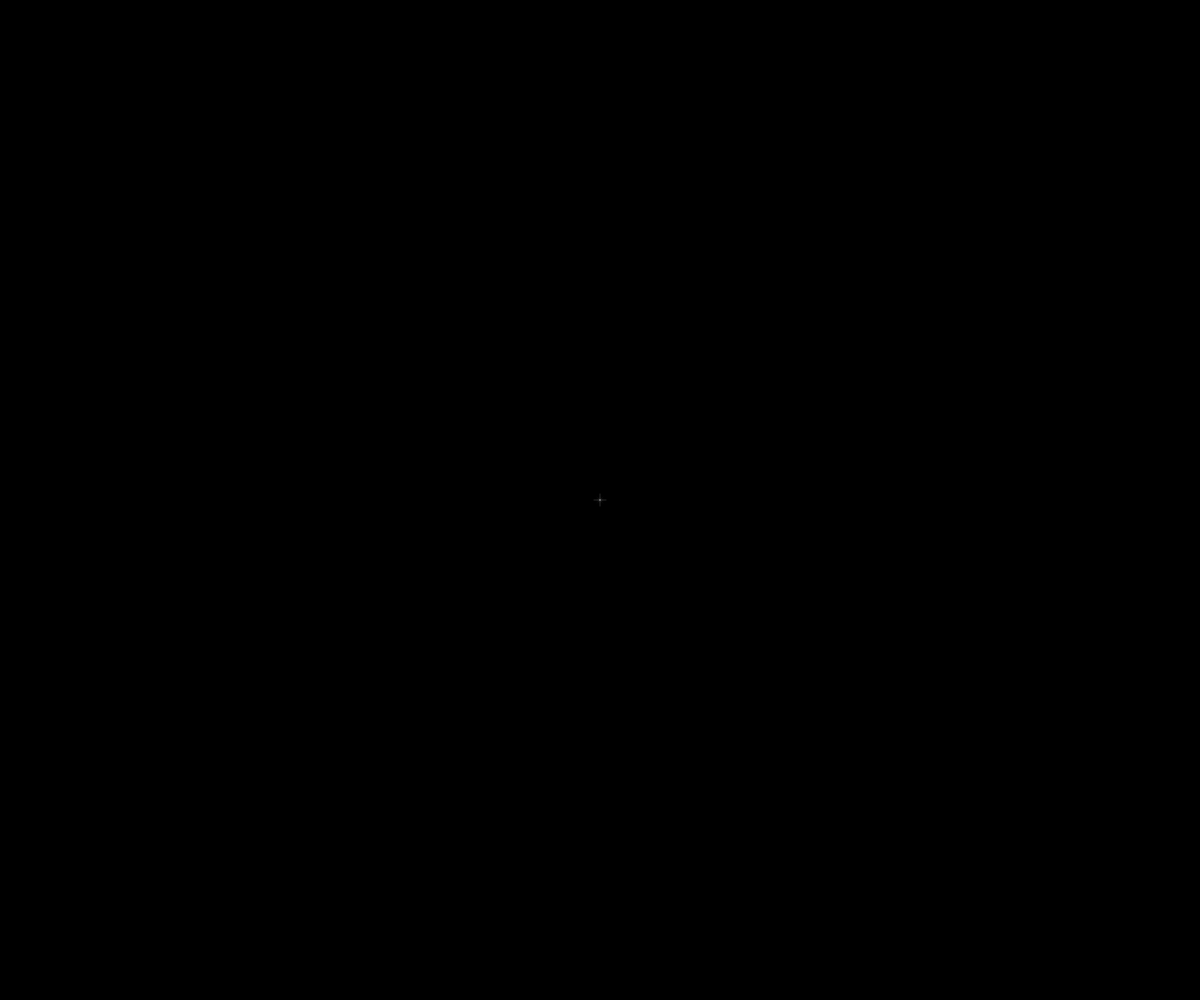
Frame 1 (no input)
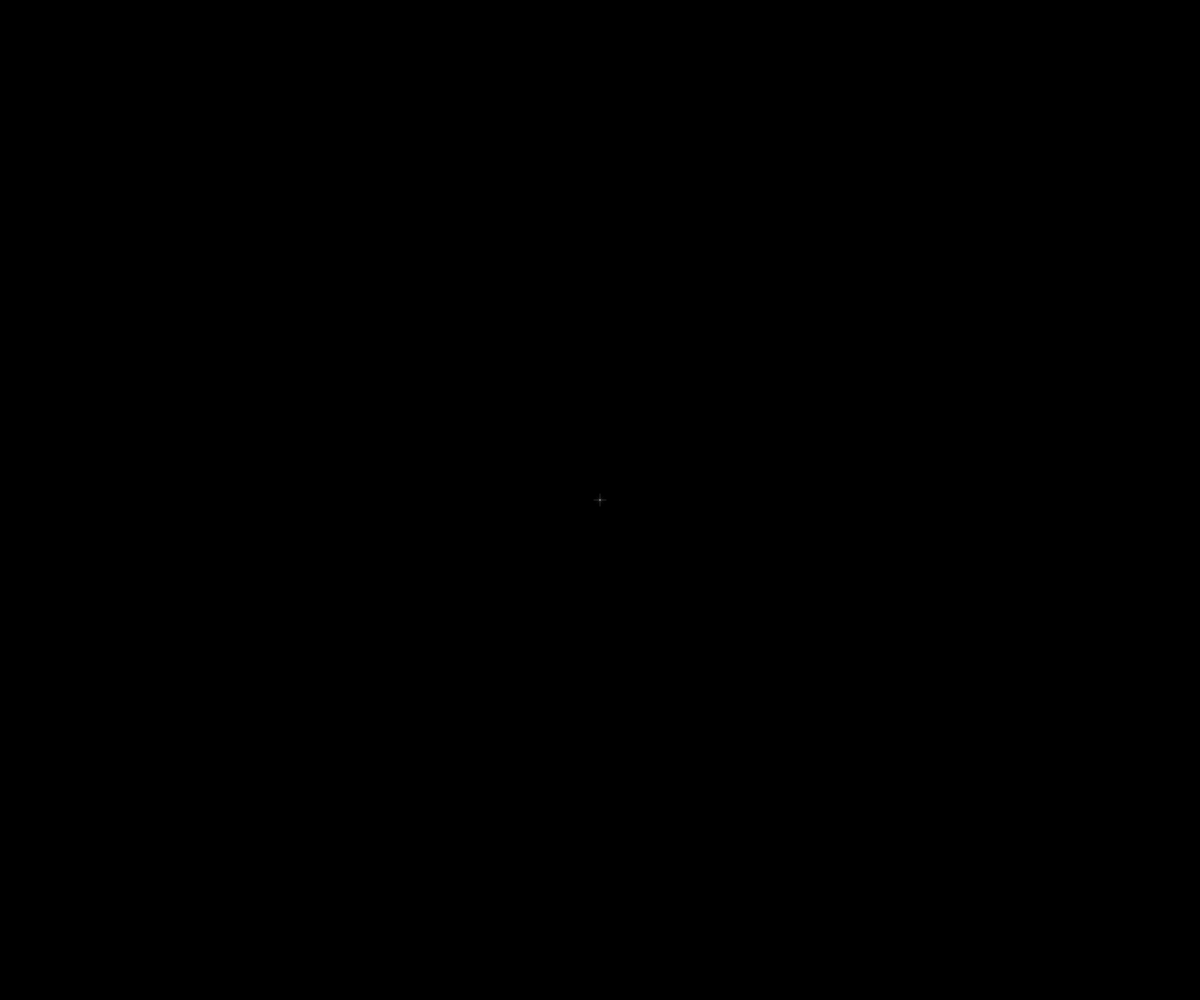
Frame 60 (no input)
Frame 120 (the mouse pressed at the canvas centre since frame 60): identical to frame 60, image omitted

The p5.js sketch that drew these frames (run headless with seeded random() and noise() and a simulated clock; from frame 60 on, the mouse is pressed at the canvas centre):

// p5.js sketch
// ── sketch.js
let cycleDuration = 104.0;

function setup() {
  createCanvas(windowWidth, windowHeight);
  angleMode(RADIANS);
  noFill();
  strokeCap(ROUND);
  strokeJoin(ROUND);
}

function draw() {
  background(0);

  const cx = width / 2;
  const cy = height / 2;
  const t = (millis() / 1000.0) % cycleDuration;

  const phase1End = 26.0;
  const phase2End = 46.0;
  const phase3End = 74.0;
  const phase4End = 90.0;
  const phase5End = 104.0;

  let pulseOnly = 0;
  let geometryAppear = 0;
  let rotationStrength = 0;
  let geometryFade = 0;

  if (t < phase1End) {
    pulseOnly = easeInOutSine(t / phase1End);
    geometryAppear = 0;
    rotationStrength = 0;
    geometryFade = 0;
  } else if (t < phase2End) {
    pulseOnly = 1;
    geometryAppear = easeInOutSine((t - phase1End) / (phase2End - phase1End));
    rotationStrength = 0.05 * geometryAppear;
    geometryFade = 0;
  } else if (t < phase3End) {
    pulseOnly = 1;
    geometryAppear = 1;
    rotationStrength = 1.0;
    geometryFade = 0;
  } else if (t < phase4End) {
    const p = easeInOutSine((t - phase3End) / (phase4End - phase3End));
    pulseOnly = 1;
    geometryAppear = 1;
    rotationStrength = 1.0 - p;
    geometryFade = 0.25 * p;
  } else {
    const p = easeInOutSine((t - phase4End) / (phase5End - phase4End));
    pulseOnly = 1.0 - 0.2 * p;
    geometryAppear = 1.0 - p;
    rotationStrength = 0;
    geometryFade = p;
  }

  drawDeepSpacePresence(cx, cy);

  if (geometryAppear > 0.001) {
    push();
    translate(cx, cy);

    const maxRotSpeed = 0.00105;
    const rot = millis() * maxRotSpeed * rotationStrength;
    rotate(rot);

    drawMandala(geometryAppear, geometryFade, t);

    pop();
  }

  drawCenterStar(cx, cy, t, pulseOnly);
}

// =====================================
// 中心の星
// =====================================
function drawCenterStar(cx, cy, t, intensity) {
  const pulseCycle = 24.0;
  const p = 0.5 - 0.5 * cos(TWO_PI * ((t % pulseCycle) / pulseCycle));
  const pulse = pow(p, 2.2);

  const coreSize = lerp(1.35, 2.9, pulse);
  const coreAlpha = lerp(188, 255, pulse) * lerp(0.92, 1.0, intensity);

  const halo1Size = lerp(5.5, 9.5, pulse);
  const halo1Alpha = lerp(8, 20, pulse);

  const halo2Size = lerp(10, 17, pulse);
  const halo2Alpha = lerp(1.5, 5.5, pulse);

  noStroke();

  fill(255, halo2Alpha);
  circle(cx, cy, halo2Size);

  fill(255, halo1Alpha);
  circle(cx, cy, halo1Size);

  fill(255, coreAlpha);
  circle(cx, cy, coreSize);

  stroke(255, lerp(55, 105, pulse));
  strokeWeight(0.75);
  line(cx - 6, cy, cx + 6, cy);
  line(cx, cy - 6, cx, cy + 6);

  stroke(255, lerp(12, 26, pulse));
  strokeWeight(0.45);
  line(cx - 3.2, cy - 3.2, cx + 3.2, cy + 3.2);
  line(cx - 3.2, cy + 3.2, cx + 3.2, cy - 3.2);
}

// =====================================
// 深い宇宙の気配
// =====================================
function drawDeepSpacePresence(cx, cy) {
  noStroke();

  fill(28, 42, 90, 0.85);
  circle(cx, cy, width * 0.08);

  fill(52, 34, 96, 0.35);
  circle(cx, cy, width * 0.14);
}

// =====================================
// 曼荼羅全体
// =====================================
function drawMandala(appear, fade, t) {
  const alphaBase = 1.0 - fade;

  const c1 = color(90, 125, 255, 132 * appear * alphaBase);
  const c2 = color(130, 70, 255, 102 * appear * alphaBase);
  const c3 = color(180, 125, 255, 58 * appear * alphaBase);

  const pulseCycle = 24.0;
  const p = 0.5 - 0.5 * cos(TWO_PI * ((t % pulseCycle) / pulseCycle));
  const breathe = lerp(0.988, 1.028, p);

  scale(breathe);

  drawBrushRadialBeams(c1, c2, appear, alphaBase, t);
  drawConcentricRings(c2, appear, alphaBase);
  drawPetalLayer(c1, c2, appear, alphaBase);
  drawPolygonLayer(c3, appear, alphaBase);
}

// =====================================
// 筆致寄りの放射線
// =====================================
function drawBrushRadialBeams(c1, c2, appear, alphaBase, timeSec) {
  push();

  const count = 24;
  const innerR = 8;
  const outerR = 218 * appear;

  for (let i = 0; i < count; i++) {
    const a = TWO_PI * i / count;

    const seed = i * 100.37;
    const sway = 0.018 * sin(timeSec * 0.22 + i * 0.7);
    const beamAngle = a + sway;

    // 外側の淡い筆グロー
    drawBrushBeam(
      innerR,
      outerR,
      beamAngle,
      6.2,
      color(
        lerp(red(c1), red(c2), 0.35),
        lerp(green(c1), green(c2), 0.35),
        lerp(blue(c1), blue(c2), 0.35),
        22 * appear * alphaBase
      ),
      seed,
      1.8,
      0.9
    );

    // 中間の光の厚み
    drawBrushBeam(
      innerR,
      outerR,
      beamAngle,
      3.1,
      color(
        lerp(red(c1), red(c2), 0.15),
        lerp(green(c1), green(c2), 0.15),
        lerp(blue(c1), blue(c2), 0.15),
        38 * appear * alphaBase
      ),
      seed + 11.0,
      1.1,
      0.55
    );

    // 芯の筆線
    drawBrushBeam(
      innerR,
      outerR,
      beamAngle,
      1.35,
      color(
        red(c1),
        green(c1),
        blue(c1),
        102 * appear * alphaBase
      ),
      seed + 23.0,
      0.45,
      0.22
    );
  }

  pop();
}

// =====================================
// 筆致風ビーム1本
// 太さの揺らぎ、わずかな蛇行、先端の減衰を加える
// =====================================
function drawBrushBeam(innerR, outerR, angleBase, baseWeight, col, seed, wiggleAmp, sideDrift) {
  const segments = 44;

  for (let s = 0; s < segments; s++) {
    const u1 = s / segments;
    const u2 = (s + 1) / segments;

    const r1 = lerp(innerR, outerR, u1);
    const r2 = lerp(innerR, outerR, u2);

    // 中心付近は安定、外へ行くほど少し揺れる
    const wobble1 = wiggleAmp * pow(u1, 1.15) *
      sin(seed + u1 * 7.5 + frameCount * 0.003);
    const wobble2 = wiggleAmp * pow(u2, 1.15) *
      sin(seed + u2 * 7.5 + frameCount * 0.003);

    // 横方向の筆の流れ
    const drift1 = sideDrift * pow(u1, 1.35) *
      sin(seed * 0.73 + u1 * 10.0 + frameCount * 0.0025);
    const drift2 = sideDrift * pow(u2, 1.35) *
      sin(seed * 0.73 + u2 * 10.0 + frameCount * 0.0025);

    const a1 = angleBase + wobble1 * 0.01;
    const a2 = angleBase + wobble2 * 0.01;

    const x1 = cos(a1) * r1 + cos(a1 + HALF_PI) * drift1;
    const y1 = sin(a1) * r1 + sin(a1 + HALF_PI) * drift1;
    const x2 = cos(a2) * r2 + cos(a2 + HALF_PI) * drift2;
    const y2 = sin(a2) * r2 + sin(a2 + HALF_PI) * drift2;

    // 先へ行くほど少し細く
    const taper = lerp(1.0, 0.32, pow(u1, 0.9));

    // 中間に少し強弱を作る
    const pressure = 0.82 + 0.28 * sin(seed * 1.17 + u1 * 9.0);

    stroke(red(col), green(col), blue(col), alpha(col));
    strokeWeight(baseWeight * taper * pressure);
    line(x1, y1, x2, y2);
  }
}

// =====================================
// 同心円
// =====================================
function drawConcentricRings(c2, appear, alphaBase) {
  push();
  noFill();

  const radii = [18, 34, 56, 84, 118, 158];

  for (let i = 0; i < radii.length; i++) {
    const rr = radii[i] * appear;

    stroke(red(c2), green(c2), blue(c2), 16 * appear * alphaBase);
    strokeWeight(2.4);
    ellipse(0, 0, rr * 2, rr * 2);

    stroke(red(c2), green(c2), blue(c2), 60 * appear * alphaBase);
    strokeWeight(0.8);
    ellipse(0, 0, rr * 2, rr * 2);
  }

  pop();
}

// =====================================
// 花弁状レイヤー
// =====================================
function drawPetalLayer(c1, c2, appear, alphaBase) {
  push();

  const petals = 12;
  const petalRadius = 48 * appear;

  for (let i = 0; i < petals; i++) {
    const a = TWO_PI * i / petals;
    push();
    rotate(a);

    stroke(
      lerp(red(c1), red(c2), 0.5),
      lerp(green(c1), green(c2), 0.5),
      lerp(blue(c1), blue(c2), 0.5),
      16 * alphaBase
    );
    strokeWeight(2.0);

    beginShape();
    for (let t = 0; t <= PI; t += PI / 28) {
      const x = cos(t) * petalRadius * 0.54;
      const y = sin(t) * petalRadius * 0.24;
      vertex(x, y);
    }
    for (let t = PI; t >= 0; t -= PI / 28) {
      const x = cos(t) * petalRadius * 0.54;
      const y = -sin(t) * petalRadius * 0.24;
      vertex(x, y);
    }
    endShape(CLOSE);

    stroke(
      lerp(red(c1), red(c2), 0.5),
      lerp(green(c1), green(c2), 0.5),
      lerp(blue(c1), blue(c2), 0.5),
      60 * alphaBase
    );
    strokeWeight(0.82);

    beginShape();
    for (let t = 0; t <= PI; t += PI / 28) {
      const x = cos(t) * petalRadius * 0.54;
      const y = sin(t) * petalRadius * 0.24;
      vertex(x, y);
    }
    for (let t = PI; t >= 0; t -= PI / 28) {
      const x = cos(t) * petalRadius * 0.54;
      const y = -sin(t) * petalRadius * 0.24;
      vertex(x, y);
    }
    endShape(CLOSE);

    pop();
  }

  pop();
}

// =====================================
// 多角形レイヤー
// =====================================
function drawPolygonLayer(c3, appear, alphaBase) {
  push();
  noFill();

  const sidesList = [6, 8, 12];
  const radii = [14, 26, 40];

  for (let i = 0; i < sidesList.length; i++) {
    stroke(red(c3), green(c3), blue(c3), 14 * appear * alphaBase);
    strokeWeight(1.8);
    drawPolygon(0, 0, radii[i] * appear, sidesList[i], -HALF_PI);

    stroke(red(c3), green(c3), blue(c3), 54 * appear * alphaBase);
    strokeWeight(0.75);
    drawPolygon(0, 0, radii[i] * appear, sidesList[i], -HALF_PI);
  }

  pop();
}

function drawPolygon(x, y, radius, npoints, rot = 0) {
  beginShape();
  for (let a = 0; a < TWO_PI; a += TWO_PI / npoints) {
    const sx = x + cos(a + rot) * radius;
    const sy = y + sin(a + rot) * radius;
    vertex(sx, sy);
  }
  endShape(CLOSE);
}

function easeInOutSine(x) {
  return -(cos(PI * x) - 1) / 2;
}

function windowResized() {
  resizeCanvas(windowWidth, windowHeight);
}
